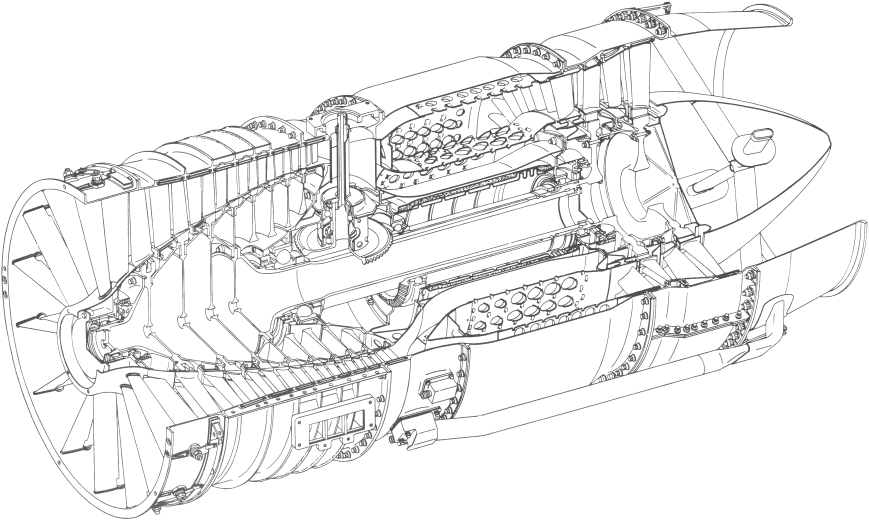
#> input picture kitty/assets/blueprint-src.png, 2607 x 1562 px (shown at 1/3 size)
$ python make-blueprint-bg.py
#> lines starting #> are read from the running program, lines starting #| are printed output that depends on the picture
#!/usr/bin/env python3
"""Turn a black-on-white technical drawing into a dim, blurred, greyscale
terminal background (light linework glowing on near-black).

Source: GE J85-GE-7 jet engine cutaway, public domain (Wikimedia Commons).
Re-run after tweaking the PARAMS below to re-tune the look:
    python3 make-blueprint-bg.py
"""
from PIL import Image, ImageOps, ImageFilter, ImageEnhance

# --- tunables -------------------------------------------------------------
SRC = "blueprint-src.png"
DST = "blueprint-blur.png"
TARGET = (1920, 1080)   # match display; kitty layout=scaled also rescales
BLUR_RADIUS = 5.0       # higher = softer / less distracting
BRIGHTNESS = 0.45       # <1 dims the linework; lower = fainter over text
# -------------------------------------------------------------------------

img = Image.open(SRC).convert("L")        # greyscale
#> img is the input picture: PIL image 2607x1562 L; min 39, max 255, mean 238.8
img = ImageOps.invert(img)                 # black-on-white -> white-on-black
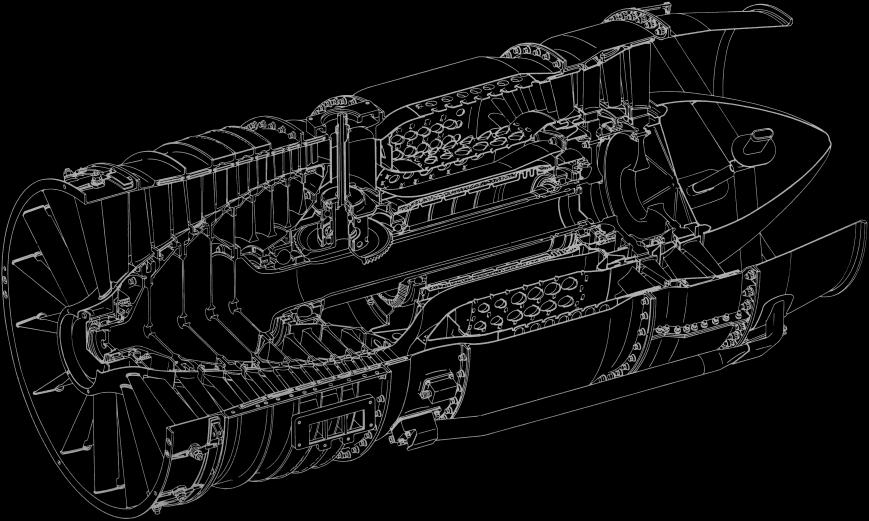
#> img: PIL image 2607x1562 L (shown at 1/3 size); min 0, max 216, mean 16.2
img = ImageOps.fit(img, TARGET, Image.LANCZOS)  # cover-crop to display ratio
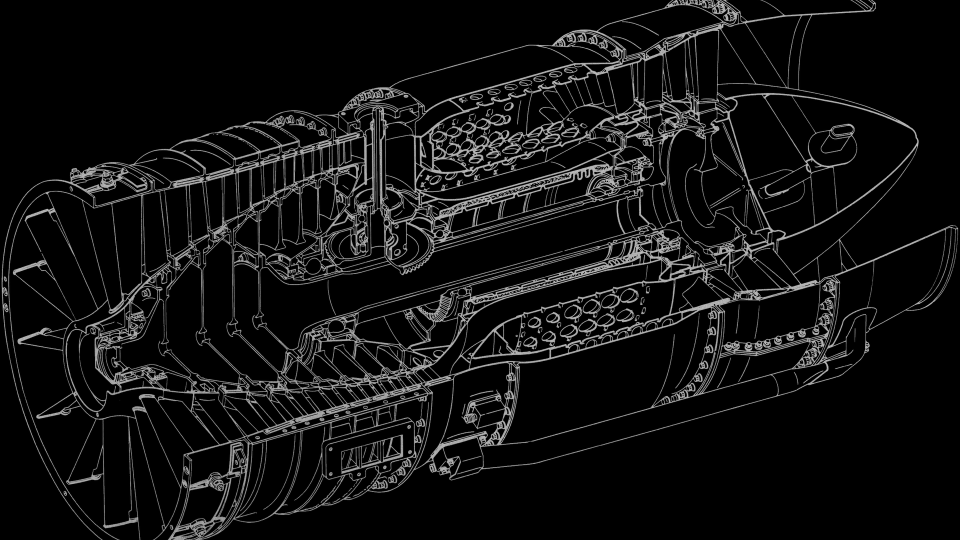
#> img: PIL image 1920x1080 L (shown at 1/2 size); min 0, max 215, mean 17.6
img = img.filter(ImageFilter.GaussianBlur(BLUR_RADIUS))
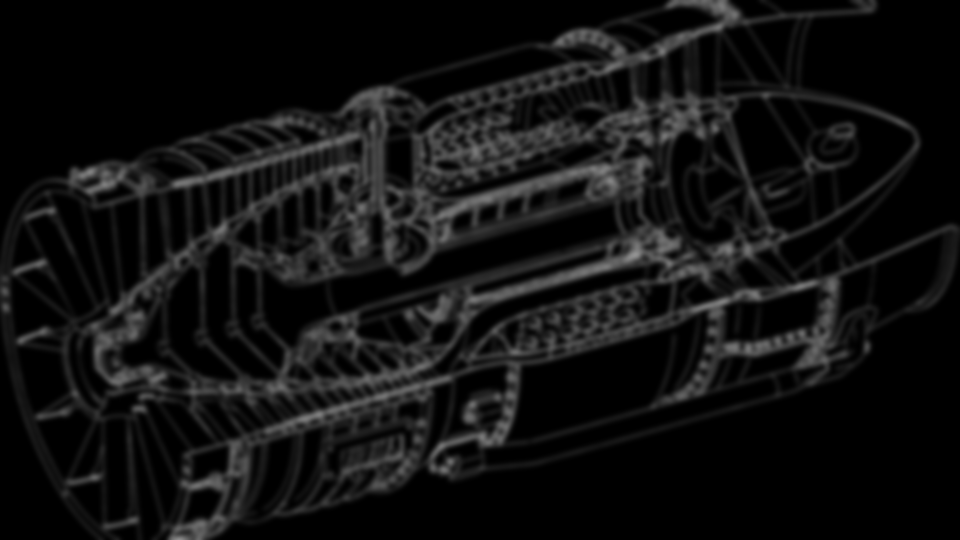
#> img: PIL image 1920x1080 L (shown at 1/2 size); min 0, max 147, mean 17.5
img = ImageEnhance.Brightness(img).enhance(BRIGHTNESS)
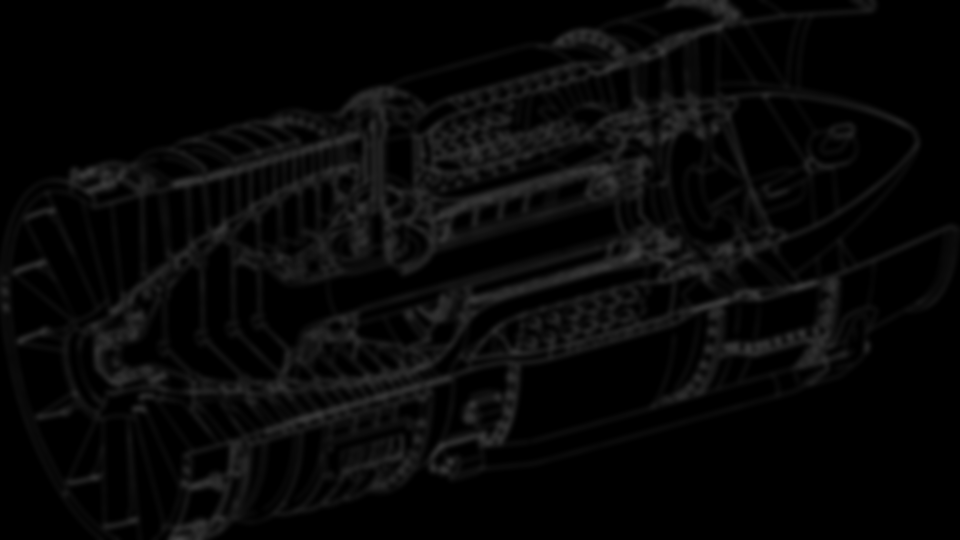
#> img: PIL image 1920x1080 L (shown at 1/2 size); min 0, max 66, mean 7.6
img.convert("RGB").save(DST, "PNG")
print(f"wrote {DST} {img.size} blur={BLUR_RADIUS} brightness={BRIGHTNESS}")
#| wrote blueprint-blur.png (1920, 1080) blur=5.0 brightness=0.45
